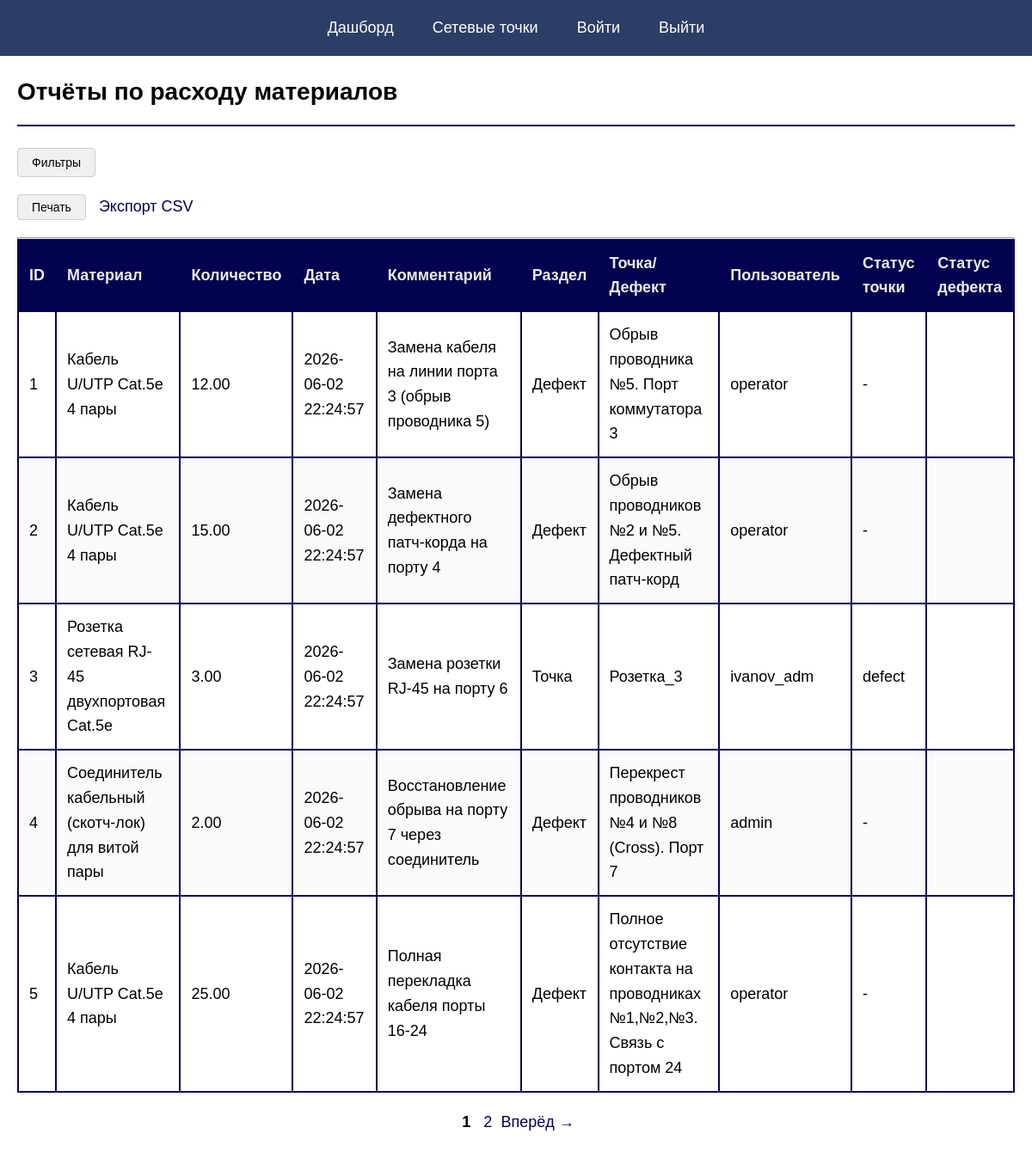
/public/report/report.php, run on an earlier commit of the app's database.
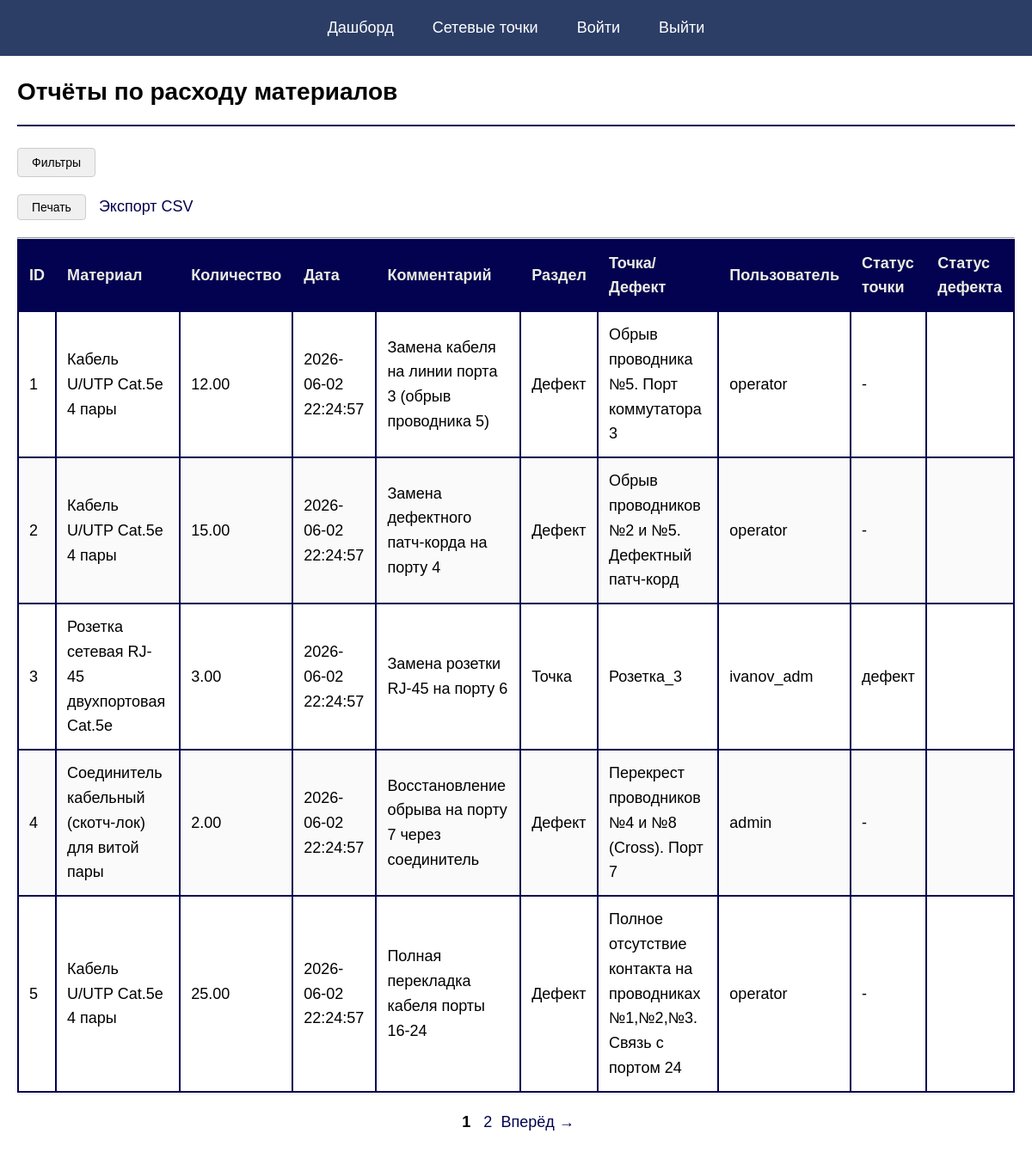
And on a later commit of the database.
### tables this page shows
CREATE TABLE `material_usage` (
                                  `id` int(11) NOT NULL AUTO_INCREMENT,
                                  `material_id` int(11) NOT NULL,
                                  `quantity` decimal(10,2) NOT NULL,
                                  `point_id` int(11) DEFAULT NULL,
                                  `defect_id` int(11) DEFAULT NULL,
                                  `used_by` int(11) NOT NULL,
                                  `used_at` datetime DEFAULT CURRENT_TIMESTAMP,
                                  `comment` text,
                                  PRIMARY KEY (`id`),
                                  KEY `material_id` (`material_id`),
                                  KEY `point_id` (`point_id`),
                                  KEY `defect_id` (`defect_id`),
                                  KEY `used_by` (`used_by`),
                                  CONSTRAINT `material_usage_ibfk_1` FOREIGN KEY (`material_id`) REFERENCES `materials` (`id`),
                                  CONSTRAINT `material_usage_ibfk_2` FOREIGN KEY (`point_id`) REFERENCES `network_points` (`id`) ON DELETE SET NULL,
                                  CONSTRAINT `material_usage_ibfk_3` FOREIGN KEY (`defect_id`) REFERENCES `defects` (`id`) ON DELETE SET NULL,
                                  CONSTRAINT `material_usage_ibfk_4` FOREIGN KEY (`used_by`) REFERENCES `users` (`id`) ON DELETE CASCADE
);

CREATE TABLE `network_points` (
                                  `id` int(11) NOT NULL AUTO_INCREMENT,
                                  `label` varchar(20) NOT NULL UNIQUE,
                                  `type` enum('розетка','коммутатор','кабель','патч-корд') NOT NULL,
                                  `location` varchar(100) DEFAULT NULL,
                                  `status` enum('активна','дефект','списана') DEFAULT 'активна',
                                  `last_check` date DEFAULT NULL,
                                  PRIMARY KEY (`id`)
);

CREATE TABLE `materials` (
                             `id` int(11) NOT NULL AUTO_INCREMENT,
                             `name` varchar(100) NOT NULL,
                             `type` enum('кабель','коннектор','розетка','крепление','другое') NOT NULL,
                             `unit` enum('м','шт') NOT NULL,
                             PRIMARY KEY (`id`)
);

CREATE TABLE `users` (
                         `id` int(11) NOT NULL AUTO_INCREMENT,
                         `login` varchar(50) NOT NULL UNIQUE,
                         `password_hash` varchar(255) NOT NULL,
                         `role` enum('admin','operator') DEFAULT 'operator',
                         `created_at` timestamp default CURRENT_TIMESTAMP,
                         PRIMARY KEY (`id`)
);

### controllers/report/ReportController.php (called while the page is built, shortened)
<?php
require_once __DIR__ . '/../../config/db.php';
require_once __DIR__ . '/../../models/report/ReportModel.php';
require_once __DIR__ . '/../../includes/pagination.php';
$data = getFilteredReportData($pdo, $filters);
$limit = 5;
$page = isset($_GET['page']) ? (int)$_GET['page'] : 1;
$filters = [
    'date_from' => $_GET['date_from'] ?? '',
    'date_to' => $_GET['date_to'] ?? '',
    'section' => $_GET['section'] ?? '',
    'type' => $_GET['type'] ?? '',
    'point_status' => $_GET['point_status'] ?? '',
    'defect_status' => $_GET['defect_status'] ?? ''
];
    $total = countAllReport($pdo, $filters);
    $pagination = getPaginationInfo($total, $limit, $page);
    $data = getReportWithPagination($pdo, $pagination['limit'], $pagination['offset'], $filters);
include __DIR__ . '/../../views/report/index.php';
?>

### public/report/report.php (called while the page is built, shortened)
<?php
require_once __DIR__ . '/../../controllers/report/ReportController.php';

### models/report/ReportModel.php (called while the page is built, shortened)
<?php
function getFilteredReportData($pdo, $filters) {
    $sql = "
        SELECT
            mu.id,
            m.name as material_name,
            mu.quantity,
            mu.used_at,
            mu.comment,
            CASE
                WHEN mu.point_id IS NOT NULL THEN 'Точка'
                WHEN mu.defect_id IS NOT NULL THEN 'Дефект'
                ELSE 'Общий'
            END as section,
            CASE
                WHEN mu.point_id IS NOT NULL THEN np.label
                WHEN mu.defect_id IS NOT NULL THEN d.description
                ELSE '-'
            END as section_name,
            u.login as user_name,
            np.status as point_status,
            d.status as defect_status
        FROM material_usage mu
        LEFT JOIN materials m ON mu.material_id = m.id
        LEFT JOIN network_points np ON mu.point_id = np.id
        LEFT JOIN defects d ON mu.defect_id = d.id
        LEFT JOIN users u ON mu.used_by = u.id
        WHERE 1=1
    ";
    $params = [];
    $sql .= " ORDER BY mu.used_at DESC";
    $stmt = $pdo->prepare($sql);
    $stmt->execute($params);
    return $stmt->fetchAll(PDO::FETCH_ASSOC);
}
function countAllReport($pdo, $filters) {
    $sql = "SELECT COUNT(*)  FROM material_usage mu
        LEFT JOIN materials m ON mu.material_id = m.id
        LEFT JOIN network_points np ON mu.point_id = np.id
        LEFT JOIN defects d ON mu.defect_id = d.id
        LEFT JOIN users u ON mu.used_by = u.id WHERE 1=1";
$params = [];
    $stmt = $pdo->prepare($sql);
    $stmt->execute($params);
    return $stmt->fetchColumn();
}
function getReportWithPagination($pdo, $limit, $offset, $filters) {
    $sql = "
        SELECT
            mu.id,
            m.name as material_name,
            mu.quantity,
            mu.used_at,
            mu.comment,
            CASE
                WHEN mu.point_id IS NOT NULL THEN 'Точка'
                WHEN mu.defect_id IS NOT NULL THEN 'Дефект'
                ELSE 'Общий'
            END as section,
            CASE
                WHEN mu.point_id IS NOT NULL THEN np.label
                WHEN mu.defect_id IS NOT NULL THEN d.description
                ELSE '-'
            END as section_name,
            u.login as user_name,
            np.status as point_status,
            d.status as defect_status
        FROM material_usage mu
        LEFT JOIN materials m ON mu.material_id = m.id
        LEFT JOIN network_points np ON mu.point_id = np.id
        LEFT JOIN defects d ON mu.defect_id = d.id
        LEFT JOIN users u ON mu.used_by = u.id
        WHERE 1=1
    ";
    $params = [];
    $sql .= " LIMIT :limit OFFSET :offset";
    $stmt = $pdo->prepare($sql);
    $stmt->bindValue(':limit', (int)$limit, PDO::PARAM_INT);
    $stmt->bindValue(':offset', (int)$offset, PDO::PARAM_INT);
    $stmt->execute();
    return $stmt->fetchAll(PDO::FETCH_ASSOC);
}

### includes/pagination.php (called while the page is built, shortened)
<?php
function getPaginationInfo($total, $limit = 5, $page = 1) {
    $totalPages = ceil($total / $limit);
    return [
        'current_page' => $page,
        'total_pages' => $totalPages,
        'total' => $total,
        'limit' => $limit,
        'offset' => ($page - 1) * $limit
    ];
}
?>

### views/report/index.php (the view, shortened to what the changed rows need)
<?php include __DIR__ . '/../layouts/header.php'; ?>
        <div class="no-print">
    <h1>Отчёты по расходу материалов</h1>
        </div>
<?php if (empty($data)): ?>
    <p>Нет записей по выбранным фильтрам</p>
<?php else: ?>
    <table border="1" cellpadding="10" width="100%" style="border-collapse: collapse;">
        <thead style="background: #f0f0f0;">
        <tr>
            <th>ID</th>
            <th>Материал</th>
            <th>Количество</th>
            <th>Дата</th>
            <th>Комментарий</th>
            <th>Раздел</th>
            <th>Точка/Дефект</th>
            <th>Пользователь</th>
            <th>Статус точки</th>
            <th>Статус дефекта</th>
        </tr>
        </thead>
        <tbody>
        <?php foreach ($data as $row): ?>
            <tr>
                <td><?= htmlspecialchars($row['id']) ?></td>
                <td><?= htmlspecialchars($row['material_name']) ?></td>
                <td><?= htmlspecialchars($row['quantity']) ?></td>
                <td><?= htmlspecialchars($row['used_at']) ?></td>
                <td><?= htmlspecialchars($row['comment'] ?? '-') ?></td>
                <td><?= htmlspecialchars($row['section']) ?></td>
                <td><?= htmlspecialchars($row['section_name'] ?? '-') ?></td>
                <td><?= htmlspecialchars($row['user_name'] ?? '-') ?></td>
                <td><?= htmlspecialchars($row['point_status'] ?? '-') ?></td>
                <td><?= htmlspecialchars($row['defect_status'] ?? '-') ?></td>
            </tr>
        <?php endforeach; ?>
        </tbody>
    </table>
<?php endif; ?>

What changed in the data, as far as the page shows it:
changed through a linked row, material_usage "Замена розетки RJ-45 на порту 6": point.status "defect" → "дефект"
